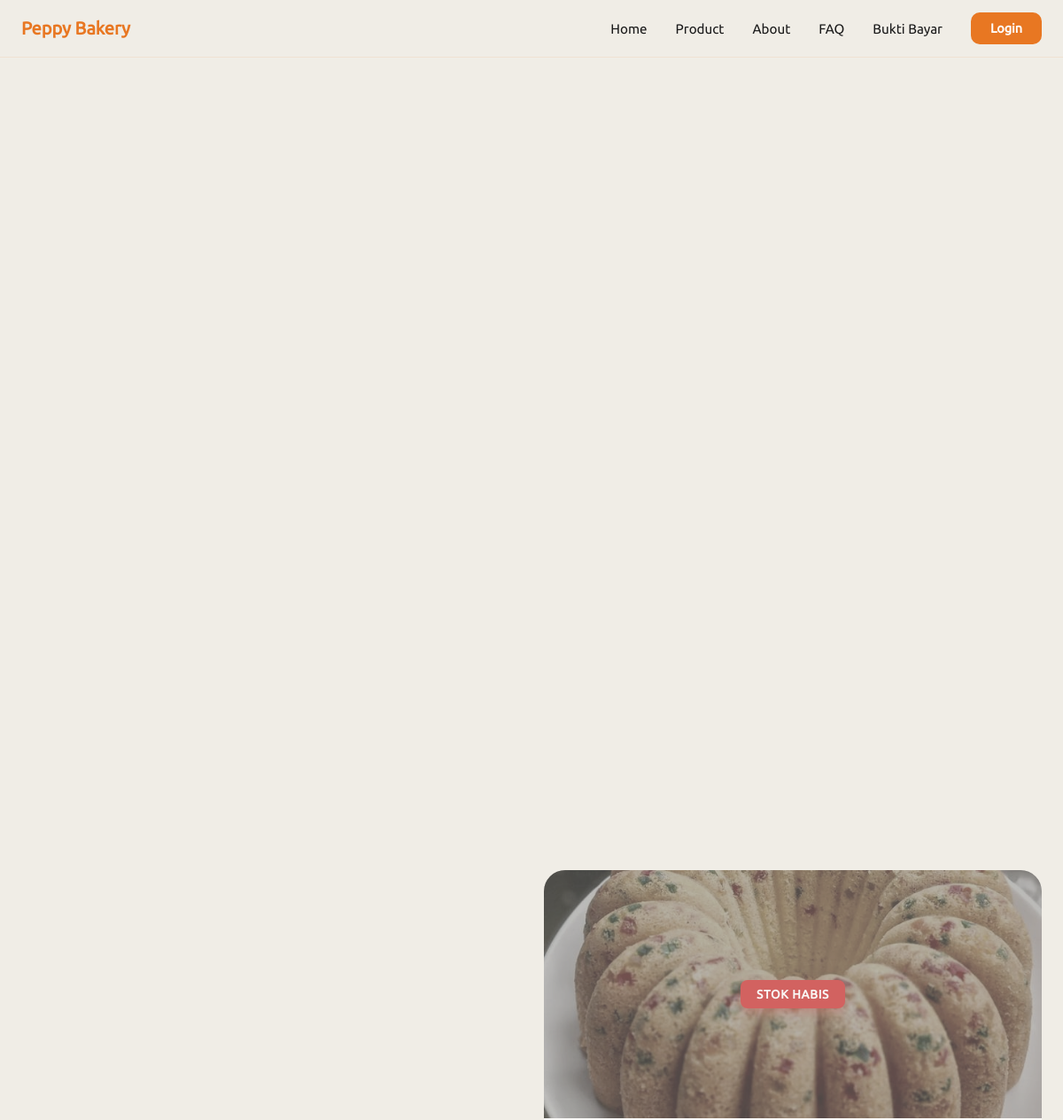
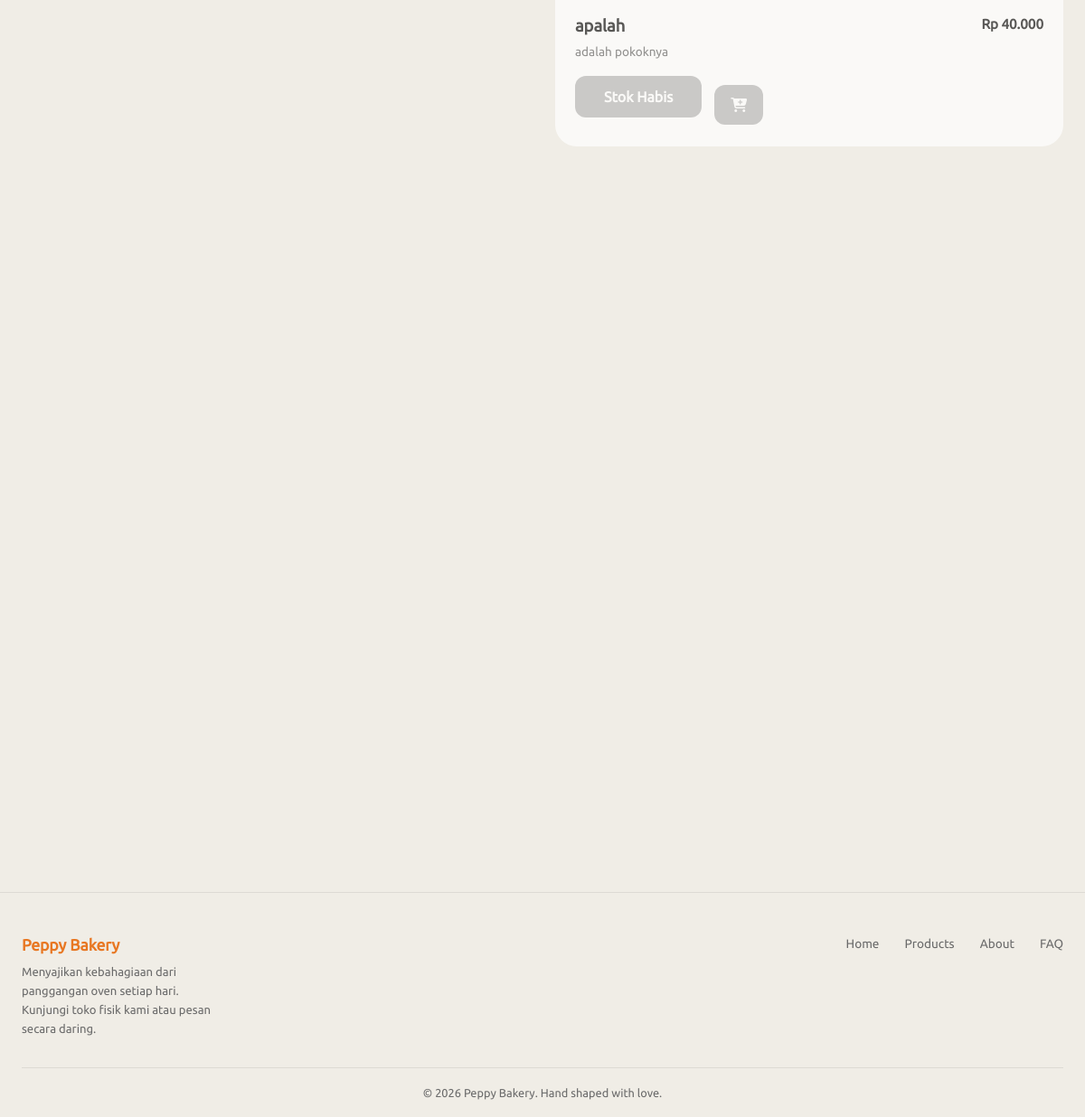
/products.php, run on the app's committed database (2 pictures, top to bottom).
### tables this page shows
CREATE TABLE `products` (
  `id_produk` int(11) NOT NULL,
  `nama_produk` varchar(150) NOT NULL,
  `deskripsi` text DEFAULT NULL,
  `harga` decimal(10,2) NOT NULL,
  `stok` int(11) NOT NULL DEFAULT 0,
  `foto` varchar(255) DEFAULT NULL,
  `berat` varchar(50) DEFAULT NULL,
  `ketahanan` varchar(100) DEFAULT NULL
);

### products.php (the view, shortened to what this page needs)
<?php
include 'layouts/header.php';
$pdo = getDB();
$products = $pdo->query('SELECT * FROM products ORDER BY id_produk DESC')->fetchAll();
?>
<section id="product" class="page-section active" style="padding-top: 40px; padding-bottom: 80px;">
  <div class="product-hero">
    <div class="product-grid">
      <?php foreach ($products as $i => $p): ?>
      <?php
        $img = htmlspecialchars($p['foto']);
        $pid = (int)$p['id_produk'];
        $is_oos = ((int)$p['stok'] <= 0);
        $card_class = ($i === 0 && $p['id_produk']) ? 'prod-card featured-prod' : 'prod-card';
        if ($is_oos) $card_class .= ' out-of-stock';
        $delay_classes = ['reveal delay-1','reveal delay-2','reveal delay-1','reveal delay-2','reveal delay-3'];
        $d = $delay_classes[$i % 5];
      ?>
      <div class="<?= $card_class ?> <?= $d ?>" <?= !$is_oos ? "onclick=\"window.location.href='product_detail.php?id={$pid}'\"" : '' ?>>
        <div class="prod-img-wrap">
          <img src="<?= $img ?>" alt="<?= htmlspecialchars($p['nama_produk']) ?>"/>
          <?php if ($is_oos): ?>
            <div class="prod-oos-overlay">
              <span class="prod-oos-label">Stok Habis</span>
            </div>
          <?php elseif ($p['id_produk']): ?>
          <?php endif; ?>
        </div>
        <div class="prod-info">
          <div class="prod-name-row">
            <h3><?= htmlspecialchars($p['nama_produk']) ?></h3>
            <span class="prod-price">Rp <?= number_format($p['harga'], 0, ',', '.') ?></span>
          </div>
          <p><?= htmlspecialchars($p['deskripsi']) ?></p>
          <?php if ($is_oos): ?>
            <span class="btn-out-of-stock">Stok Habis</span>
            <button class="btn-cart-quick btn-disabled" disabled title="Stok Habis">
              <i class="fa-solid fa-cart-plus"></i>
            </button>
          <?php endif; ?>
        </div>
      </div>
      <?php endforeach; ?>
    </div>
  </div>
</section>
<?php include 'layouts/footer.php'; ?>

### assets/css/style.css (style rules this page uses)
*, *::before, *::after { box-sizing: border-box; margin: 0; padding: 0; }
:root { --cream: #f0ede6; --white: #ffffff; --dark: #1a1a1a; --orange: #e87722; --orange-light: #f5a25a; --brown: #7a4f1e; --text: #2c2c2c; --muted: #6b6b6b; --card-bg: #e8e4dc; --radius: 16px; --radius-lg: 24px; --shadow: 0 4px 24px rgba(0, 0, 0, 0.08); --shadow-hover: 0 12px 40px rgba(0, 0, 0, 0.16); }
html { scroll-behavior: smooth; }
body { font-family: "Ubuntu", sans-serif; background: var(--cream); color: var(--text); overflow-x: hidden; }
img { display: block; width: 100%; object-fit: cover; }
.page-section { display: none; padding-top: 64px; }
.page-section.active { display: block; }
.reveal { opacity: 0; transform: translateY(36px); transition: opacity 0.7s ease, transform 0.7s ease; }
.delay-2 { transition-delay: 0.3s; }
.product-hero { max-width: 1200px; margin: 0 auto; padding: 60px 24px 80px; }
.product-grid { display: grid; grid-template-columns: 1fr 1fr; gap: 28px; }
.prod-card { background: var(--white); border-radius: var(--radius-lg); overflow: hidden; transition: transform 0.35s, box-shadow 0.35s; cursor: pointer; }
.prod-img-wrap { position: relative; overflow: hidden; }
.prod-img-wrap img { height: 280px; transition: transform 0.5s ease; }
.prod-info { padding: 20px 22px 24px; }
.prod-name-row { display: flex; justify-content: space-between; align-items: flex-start; gap: 12px; margin-bottom: 8px; }
.prod-info h3 { font-family: "Ubuntu", serif; font-size: 1.15rem; font-weight: 700; color: var(--dark); }
.prod-price { font-weight: 700; color: var(--dark); font-size: 0.95rem; white-space: nowrap; }
.prod-info p { font-size: 0.85rem; color: var(--muted); line-height: 1.6; }
.btn-cart-quick { background: var(--dark); color: var(--white); border: none; cursor: pointer; padding: 14px 18px; border-radius: 12px; font-size: 1rem; font-weight: 700; transition: background 0.25s, transform 0.2s, box-shadow 0.2s; display: inline-flex; align-items: center; justify-content: center; margin-top: 15px; margin-left: 10px; vertical-align: middle; }
.prod-card.out-of-stock { opacity: 0.7; pointer-events: none; cursor: default; }
.prod-card.out-of-stock .prod-img-wrap img { filter: grayscale(60%); }
.prod-oos-overlay { position: absolute; top: 0; left: 0; width: 100%; height: 100%; background: rgba(0, 0, 0, 0.35); display: flex; align-items: center; justify-content: center; z-index: 5; border-radius: 0; }
.prod-oos-label { background: #c62828; color: #fff; font-size: 0.85rem; font-weight: 700; padding: 8px 18px; border-radius: 8px; letter-spacing: 0.05em; text-transform: uppercase; box-shadow: 0 4px 12px rgba(198, 40, 40, 0.4); }
.btn-out-of-stock { background: #bbb !important; color: #fff !important; cursor: not-allowed !important; pointer-events: none; border: none; padding: 14px 32px; border-radius: 12px; font-size: 1rem; font-weight: 700; font-family: "Ubuntu", serif; display: inline-block; margin-top: 15px; text-decoration: none; text-align: center; }
.btn-cart-quick.btn-disabled { background: #bbb !important; color: #fff !important; cursor: not-allowed !important; pointer-events: none; }

### data on the page
products: foto (picture), stok "STOK HABIS", nama_produk "apalah", harga "40.000", deskripsi "adalah pokoknya"
